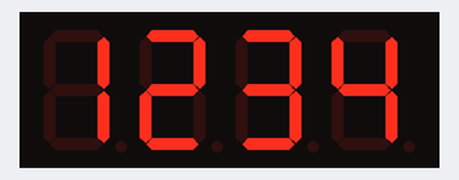
Bench run of a sketch on a simulated Arduino Uno, built with avr-gcc and run on an emulated ATmega328P. On the bench: 4-digit seven-segment display.

Above: at 0.1 s.
At 2.4 s:
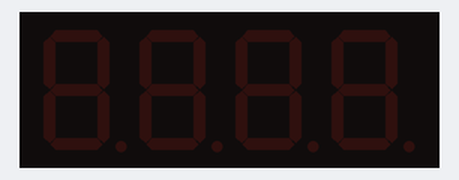

Measured:
- by itself, everything shown: repeats every 4.7 s, in 9 steps
- what the display in image 1 shows lasts 2.3 s, from 2.4 s to 4.7 s

The sketch:

SegDisplay.ino
```cpp
/*****************************************************
 * SegDisplay.ino
 * 目的:
 *  測試數字顯示器功能
 * 方法:
 *  數字顯示器
 * 步驟:
 *  直接執行程式
 * 結果:
 *  觀察數字顯示器是否顯示"1234",間隔2秒後,然後畫面清空
*****************************************************/

#include <Wire.h>
#include <TM1650.h> //掛載數字顯示器標頭檔

TM1650 disp;        //宣告數字顯示器物件


/************************* 初始設定 *********************/
void setup()
{
  Wire.begin();
  disp.init();      //初始化數字顯示器物件
}

/************************* 主程式 ***********************/
void loop()
{

  char line[] = "1234";
  disp.displayString(line);                      //設定數字1234
  disp.setBrightnessGradually(TM1650_MAX_BRIGHT);//設定最大亮度顯示
  disp.displayOn();                              //顯示數字1234
  delay(2000);                                   //延遲2秒

  disp.setBrightnessGradually(TM1650_MIN_BRIGHT);//設定最小亮度顯示
  disp.displayOff();                             //清除畫面
  delay(2000);                                   //延遲2秒
}
```
